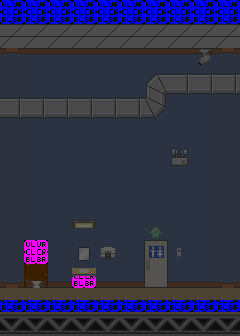

Below is a game level as drawn by its tile map, then a one-line description and the .tmx that defines it (tile-layer data replaced by summaries):
An orthogonal 10x14 tile map with 24x24 px tiles, 5 tile layers (Background, Wall Features 1, Wall Features 2, fade, ...), 2 tilesets and 3 objects (door, spawn, info).

<map version="1.0" orientation="orthogonal" renderorder="right-down" width="10" height="14" tilewidth="24" tileheight="24" nextobjectid="4">
 <properties>
  <property name="soundtrack" value="greendale-alt" />
 </properties>
 <tileset firstgid="1" name="bathroom" tilewidth="24" tileheight="24" tilecount="100">
  <image source="../images/tilesets/bathroom.png" width="240" height="240" />
 </tileset>
 <tileset firstgid="101" name="collisions" tilewidth="24" tileheight="24" tilecount="546">
  <image source="../images/tilesets/collisions.png" width="632" height="512" />
 </tileset>
 <layer name="Background" width="10" height="14">
  <data>[140 cells, 140 non-empty, 4 distinct tile ids]</data>
 </layer>
 <layer name="Wall Features 1" width="10" height="14">
  <data>[140 cells, 36 non-empty, 3 distinct tile ids]</data>
 </layer>
 <layer name="Wall Features 2" width="10" height="14">
  <data>[140 cells, 23 non-empty, 15 distinct tile ids]</data>
 </layer>
 <layer name="fade" width="10" height="14">
  <data>[140 cells, 140 non-empty, 1 distinct tile ids]</data>
 </layer>
 <layer name="collision" width="10" height="14">
  <data>[140 cells, 22 non-empty, 4 distinct tile ids]</data>
 </layer>
 <objectgroup name="nodes">
  <object id="1" name="main" type="door" x="144" y="240" width="24" height="60">
   <properties>
    <property name="level" value="greendale-lounge" />
    <property name="to" value="bathroom" />
   </properties>
  </object>
  <object id="2" name="rope" type="spawn" x="48" y="264" width="24" height="24">
   <properties>
    <property name="nodeType" value="key" />
    <property name="sound" value="false" />
    <property name="spawnType" value="keypress" />
    <property name="sprite" value="wastebin" />
   </properties>
  </object>
  <object id="3" type="info" x="168" y="240" width="24" height="60">
   <properties>
    <property name="info" value="The lightswitch is broken!  Good thing you have that flashlight!" />
   </properties>
  </object>
 </objectgroup>
</map>
